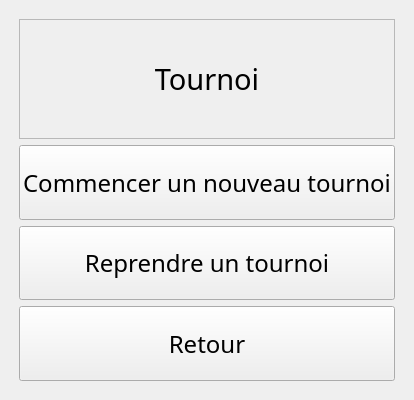
<?xml version="1.0" encoding="UTF-8"?>
<ui version="4.0">
 <class>MainWindow</class>
 <widget class="QMainWindow" name="MainWindow">
  <property name="geometry">
   <rect>
    <x>0</x>
    <y>0</y>
    <width>400</width>
    <height>400</height>
   </rect>
  </property>
  <property name="windowTitle">
   <string>MainWindow</string>
  </property>
  <widget class="QWidget" name="centralwidget">
   <layout class="QGridLayout" name="gridLayout">
    <item row="0" column="0">
     <layout class="QVBoxLayout" name="verticalLayout">
      <property name="leftMargin">
       <number>10</number>
      </property>
      <property name="topMargin">
       <number>10</number>
      </property>
      <property name="rightMargin">
       <number>10</number>
      </property>
      <property name="bottomMargin">
       <number>10</number>
      </property>
      <item>
       <widget class="QLabel" name="label">
        <property name="sizePolicy">
         <sizepolicy hsizetype="Minimum" vsizetype="Minimum">
          <horstretch>0</horstretch>
          <verstretch>0</verstretch>
         </sizepolicy>
        </property>
        <property name="minimumSize">
         <size>
          <width>0</width>
          <height>120</height>
         </size>
        </property>
        <property name="font">
         <font>
          <family>Noto Sans</family>
          <pointsize>22</pointsize>
         </font>
        </property>
        <property name="frameShape">
         <enum>QFrame::StyledPanel</enum>
        </property>
        <property name="text">
         <string>Tournoi</string>
        </property>
        <property name="alignment">
         <set>Qt::AlignCenter</set>
        </property>
       </widget>
      </item>
      <item>
       <widget class="QPushButton" name="pushButton">
        <property name="sizePolicy">
         <sizepolicy hsizetype="Minimum" vsizetype="Minimum">
          <horstretch>0</horstretch>
          <verstretch>0</verstretch>
         </sizepolicy>
        </property>
        <property name="minimumSize">
         <size>
          <width>0</width>
          <height>0</height>
         </size>
        </property>
        <property name="font">
         <font>
          <family>Noto Sans Light</family>
          <pointsize>18</pointsize>
         </font>
        </property>
        <property name="text">
         <string>Commencer un nouveau tournoi</string>
        </property>
       </widget>
      </item>
      <item>
       <widget class="QPushButton" name="pushButton_2">
        <property name="sizePolicy">
         <sizepolicy hsizetype="Minimum" vsizetype="Minimum">
          <horstretch>0</horstretch>
          <verstretch>0</verstretch>
         </sizepolicy>
        </property>
        <property name="font">
         <font>
          <family>Noto Sans Light</family>
          <pointsize>18</pointsize>
         </font>
        </property>
        <property name="text">
         <string>Reprendre un tournoi</string>
        </property>
       </widget>
      </item>
      <item>
       <widget class="QPushButton" name="pushButton_3">
        <property name="sizePolicy">
         <sizepolicy hsizetype="Minimum" vsizetype="Minimum">
          <horstretch>0</horstretch>
          <verstretch>0</verstretch>
         </sizepolicy>
        </property>
        <property name="font">
         <font>
          <family>Noto Sans Light</family>
          <pointsize>18</pointsize>
         </font>
        </property>
        <property name="text">
         <string>Retour</string>
        </property>
       </widget>
      </item>
     </layout>
    </item>
   </layout>
  </widget>
 </widget>
 <resources/>
 <connections/>
</ui>
